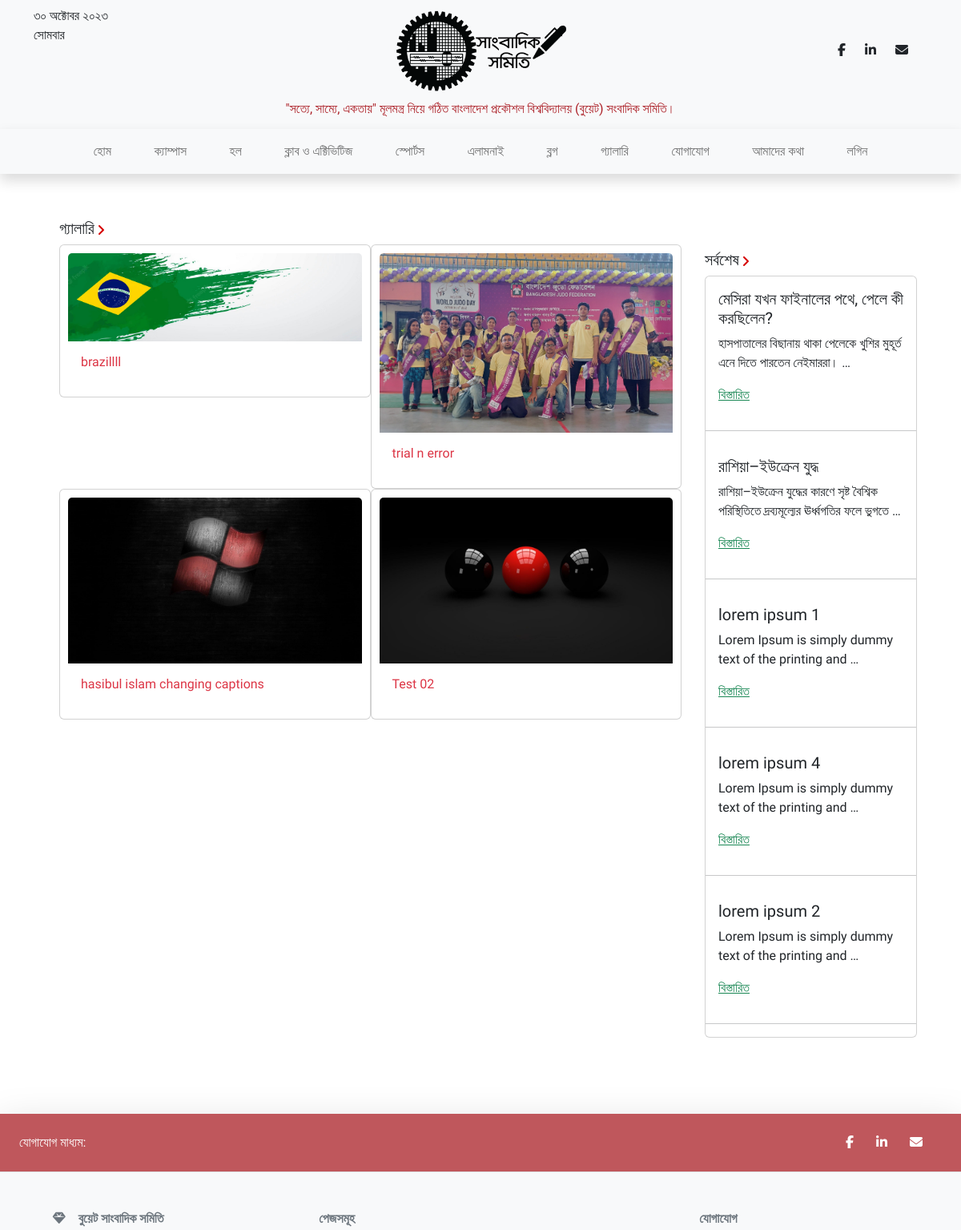
The app's page /gellery/ (upper part), older data.
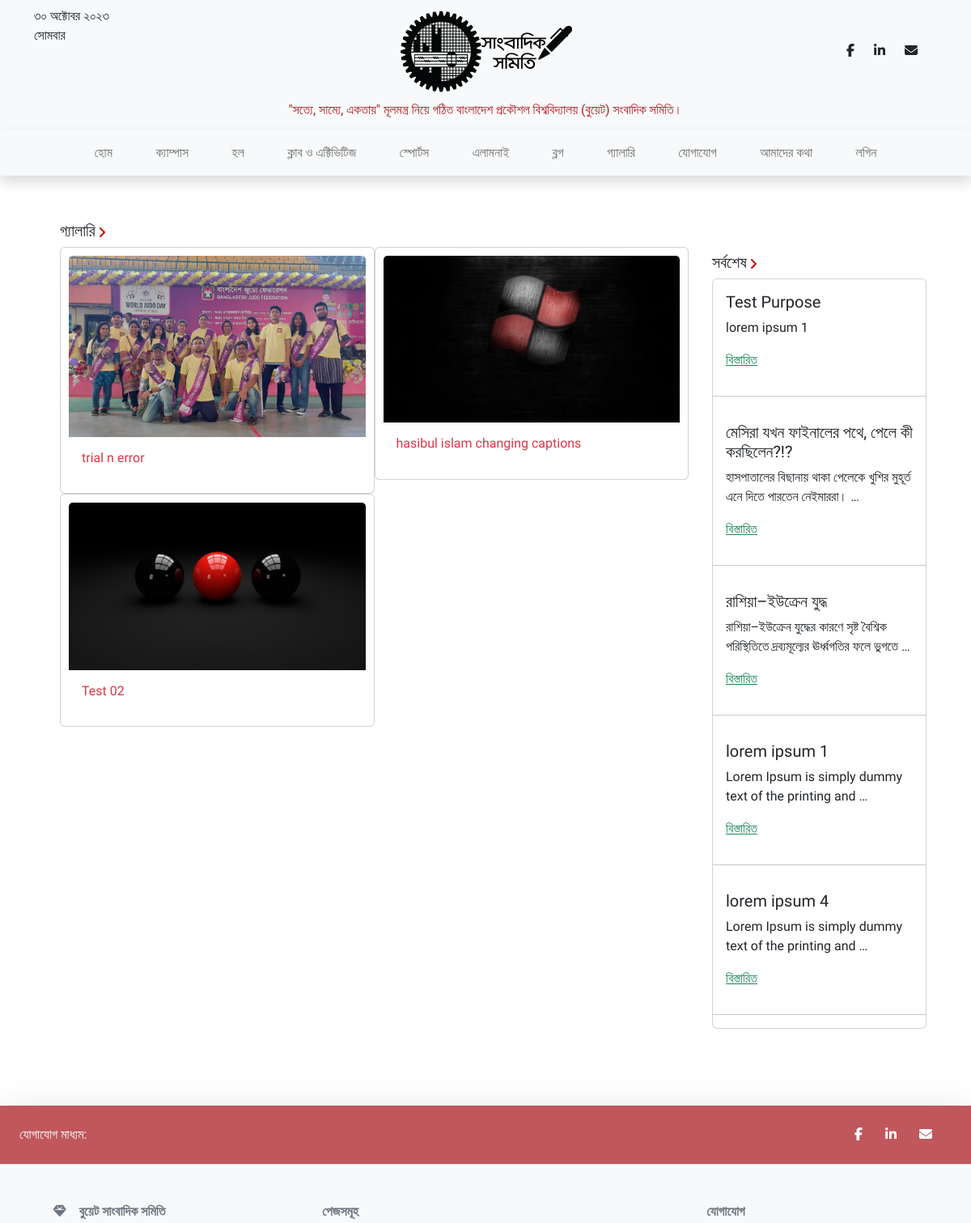
The same page, newer data.
### home/models.py (models this page shows, shortened)
class Post(models.Model):
    date = models.DateField(default=datetime.datetime.now, null=True, blank=True)
    category = models.CharField(max_length=100, choices=CATEGORIES, default='ক্যাম্পাস', null=True)
    title = models.CharField(max_length=400)
    para1 = models.TextField(blank=True)
    para2 = models.TextField(blank=True)
    para3 = models.TextField(blank=True)
    para4 = models.TextField(blank=True)
    para5 = models.TextField(blank=True)
    para6 = models.TextField(blank=True)
    para7 = models.TextField(blank=True)
    para8 = models.TextField(blank=True)
    para9 = models.TextField(blank=True)
    para10 = models.TextField(blank=True)
    para11 = models.TextField(blank=True)
    para12 = models.TextField(blank=True)
    para13 = models.TextField(blank=True)
    para14 = models.TextField(blank=True)
    para15 = models.TextField(blank=True)
    para16 = models.TextField(blank=True)
    para17 = models.TextField(blank=True)
    para18 = models.TextField(blank=True)
    para19 = models.TextField(blank=True)
    para20 = models.TextField(blank=True)
    para21 = models.TextField(blank=True)
    para22 = models.TextField(blank=True)
    para23 = models.TextField(blank=True)
    para24 = models.TextField(blank=True)
    para25 = models.TextField(blank=True)
    para26 = models.TextField(blank=True)
    para27 = models.TextField(blank=True)
    para28 = models.TextField(blank=True)
    para29 = models.TextField(blank=True)
    para30 = models.TextField(blank=True)
    para31 = models.TextField(blank=True)
    para32 = models.TextField(blank=True)
    para33 = models.TextField(blank=True)
    para34 = models.TextField(blank=True)
    para35 = models.TextField(blank=True)
    para36 = models.TextField(blank=True)
    para37 = models.TextField(blank=True)
    para38 = models.TextField(blank=True)
    para39 = models.TextField(blank=True)
    para40 = models.TextField(blank=True)
    para41 = models.TextField(blank=True)
    para42 = models.TextField(blank=True)
    para43 = models.TextField(blank=True)
    para44 = models.TextField(blank=True)
    para45 = models.TextField(blank=True)
    para46 = models.TextField(blank=True)
    para47 = models.TextField(blank=True)
    para48 = models.TextField(blank=True)
    para49 = models.TextField(blank=True)
    para50 = models.TextField(blank=True)
    para51 = models.TextField(blank=True)
    para52 = models.TextField(blank=True)
    para53 = models.TextField(blank=True)
    para54 = models.TextField(blank=True)
    para55 = models.TextField(blank=True)
    para56 = models.TextField(blank=True)
    para57 = models.TextField(blank=True)
    para58 = models.TextField(blank=True)
    para59 = models.TextField(blank=True)
    para60 = models.TextField(blank=True)
    para61 = models.TextField(blank=True)
    para62 = models.TextField(blank=True)
    para63 = models.TextField(blank=True)
    para64 = models.TextField(blank=True)
    para65 = models.TextField(blank=True)
    para66 = models.TextField(blank=True)
    para67 = models.TextField(blank=True)
    para68 = models.TextField(blank=True)
    para69 = models.TextField(blank=True)
    para70 = models.TextField(blank=True)
    para71 = models.TextField(blank=True)
    para72 = models.TextField(blank=True)
    para73 = models.TextField(blank=True)
    para74 = models.TextField(blank=True)
    para75 = models.TextField(blank=True)
    para76 = models.TextField(blank=True)
    para77 = models.TextField(blank=True)
    para78 = models.TextField(blank=True)
    para79 = models.TextField(blank=True)
    para80 = models.TextField(blank=True)
    para81 = models.TextField(blank=True)
    para82 = models.TextField(blank=True)
    para83 = models.TextField(blank=True)
    para84 = models.TextField(blank=True)
    para85 = models.TextField(blank=True)
    para86 = models.TextField(blank=True)
    para87 = models.TextField(blank=True)
    para88 = models.TextField(blank=True)
    para89 = models.TextField(blank=True)
    para90 = models.TextField(blank=True)
    para91 = models.TextField(blank=True)
    para92 = models.TextField(blank=True)
    para93 = models.TextField(blank=True)
    para94 = models.TextField(blank=True)
    para95 = models.TextField(blank=True)
    para96 = models.TextField(blank=True)
    para97 = models.TextField(blank=True)
    para98 = models.TextField(blank=True)
    para99 = models.TextField(blank=True)
    para100 = models.TextField(blank=True)
    img1 = models.ImageField(upload_to ='static/uploads', blank=True)
    img1caption = models.CharField(max_length=500, blank=True)
    img2 = models.ImageField(upload_to ='static/uploads', blank=True)
    img2caption = models.CharField(max_length=500, blank=True)
    img3 = models.ImageField(upload_to ='static/uploads', blank=True)
    img3caption = models.CharField(max_length=500, blank=True)
    img4 = models.ImageField(upload_to ='static/uploads', blank=True)
    img4caption = models.CharField(max_length=500, blank=True)
    img5 = models.ImageField(upload_to ='static/uploads', blank=True)
    img5caption = models.CharField(max_length=500, blank=True)
    img6 = models.ImageField(upload_to ='static/uploads', blank=True)
    img6caption = models.CharField(max_length=500, blank=True)
    img7 = models.ImageField(upload_to ='static/uploads', blank=True)
    img7caption = models.CharField(max_length=500, blank=True)
    img8 = models.ImageField(upload_to ='static/uploads', blank=True)
    img8caption = models.CharField(max_length=500, blank=True)
    img9 = models.ImageField(upload_to ='static/uploads', blank=True)
    img9caption = models.CharField(max_length=500, blank=True)
    img10 = models.ImageField(upload_to ='static/uploads', blank=True)
    img10caption = models.CharField(max_length=500, blank=True)
    author = models.CharField(max_length=264, default='BUETJS')

class Gellery(models.Model):
    date = models.DateField(default=datetime.datetime.now, null=True, blank=True)
    image = models.ImageField(upload_to ='static/uploads/gellery', blank=True, null=True)
    caption = models.CharField(max_length=500, blank=True, null=True)

### home/views.py (the view)
# urls.py: path('gellery/',views.gellery,name="gellery"),
def gellery(request):
    campus = Post.objects.filter(category='ক্যাম্পাস')
    hall = Post.objects.filter(category='হল')
    club = Post.objects.filter(category='ক্লাব')
    sports = Post.objects.filter(category='স্পোর্টস')
    alumni = Post.objects.filter(category='এলামনাই')
    blog = Post.objects.filter(category='ব্লগ')
    all_posts = Post.objects.order_by('date').reverse()
    images = Gellery.objects.order_by('date').reverse()
    post_dic = { 'campuses' : campus[::-1], 'halls': hall[::-1], 'clubs': club[::-1], 'sports': sports[::-1], 'alumnies': alumni[::-1], 'blogs': blog[::-1], 'posts' : all_posts , 'images':images}
    return render(request,'home/gellery.html',context=post_dic)

### template/home/gellery.html (shortened to what this page needs)
{% extends "base.html" %}
{% load static %}
{% block styles %}
<link rel="stylesheet" href="{% static 'css/gellery.css' %}" />
{% endblock %}
{% block body_block %}
<div class="container row px-2 mx-auto py-4 justify-content-center post-wrapper">
    <div class="container home-grid">
        <div class="sidebar .col-md-12 .col-lg-4">
          <div >
            <h5 class="posts-top">
              সর্বশেষ
              <span class="text-danger">
              </span>
            </h5>
            <div class="card" style="width:100%">
              {% for post in posts|slice:":5" %}
            <div class="card-body">
              <h5 class="card-title">{{post.title}}</h5>
              <p class="card-text">{{post.para1|truncatewords:10}}</p>
              <a href="/posts/{{post.id}}" class=" text-success">বিস্তারিত</a>
            </div> <hr>
            {% endfor %}
          </div>
          </div>
        </div>
        <div class="all-posts py-3 mx-auto px-4 .col-lg-8 .col-md-12">
          <h5 class="posts-top">
            গ্যালারি
            <span class="text-danger">
            </span>
          </h5>
          <div class="card-group three">
            {% for image in images %}
            <a href="/posts/{{post.id}}" class="text-decoration-none text-body">
            <div class="card inside-three">
              <img
                class="card-img-top"
                src="../{{STATIC_URL}}{{image.image}}"
                alt="Card image cap"
              />
              <div class="card-body">
                <h6 class="card-title font-weight-bold text-danger">
                  {{image.caption}}
                </h6>
              </div>
            </div>
          </a>
            {% endfor %}
          </div>
        </div>
      </div>
</div>
{% endblock %}

Row changes from the older to the newer data that the page shows:
removed Post: title "lorem ipsum 2", para1 "Lorem Ipsum is simply dummy text of the printing and …"
removed Gellery: image (picture), caption "brazillll"
added Post: title "Test Purpose", para1 "lorem ipsum 1"
changed Post "হাসপাতালের বিছানায় থাকা পেলেকে খুশির মুহূর্ত এনে দিতে পারতেন নেইমাররা। …": title "মেসিরা যখন ফাইনালের পথে, পেলে কী করছিলেন?" → "মেসিরা যখন ফাইনালের পথে, পেলে কী করছিলেন?!?"
